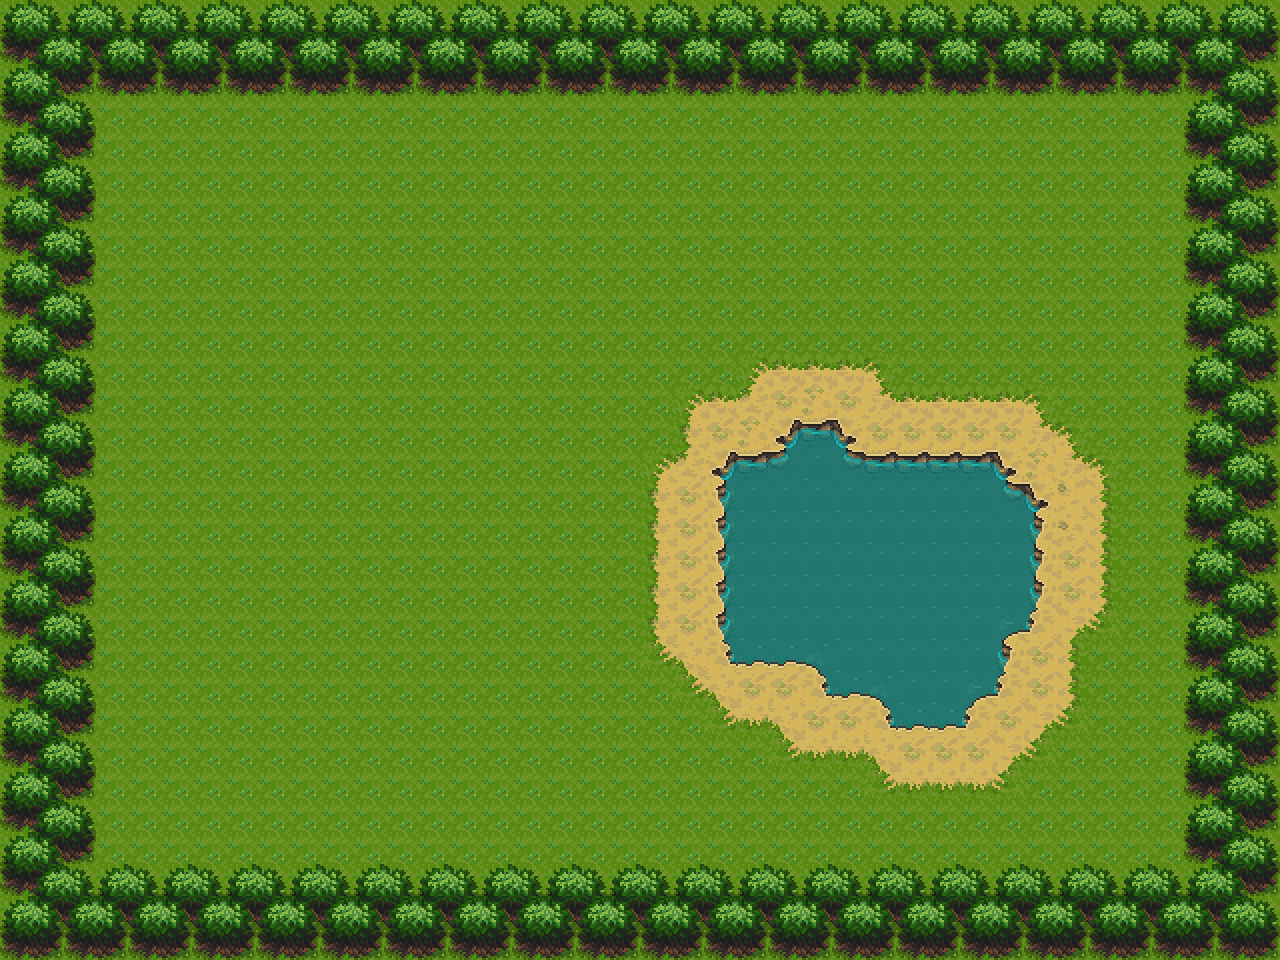

The image is a tile-based game level rendered from a .tmx file. Its description and source (layers, tilesets, objects; grid data summarised) follow:
An orthogonal 40x30 tile map with 32x32 px tiles, 2 tile layers (Tile Layer 1, Tile Layer 2), 2 tilesets.

<map version="1.5" tiledversion="1.7.2" orientation="orthogonal" renderorder="right-down" width="40" height="30" tilewidth="32" tileheight="32" infinite="0" nextlayerid="7" nextobjectid="1">
 <editorsettings>
  <export target="room_a1.csv" format="csv" />
 </editorsettings>
 <tileset firstgid="1" source="tilesets/!CL_DEMO_32x32.tsx" />
 <tileset firstgid="1241" source="tileset1.tsx" />
 <layer id="3" name="Tile Layer 1" width="40" height="30">
  <data>[1200 cells, 1200 non-empty, 33 distinct tile ids]</data>
 </layer>
 <layer id="5" name="Tile Layer 2" width="40" height="30">
  <data>[1200 cells, 384 non-empty, 6 distinct tile ids]</data>
 </layer>
</map>
